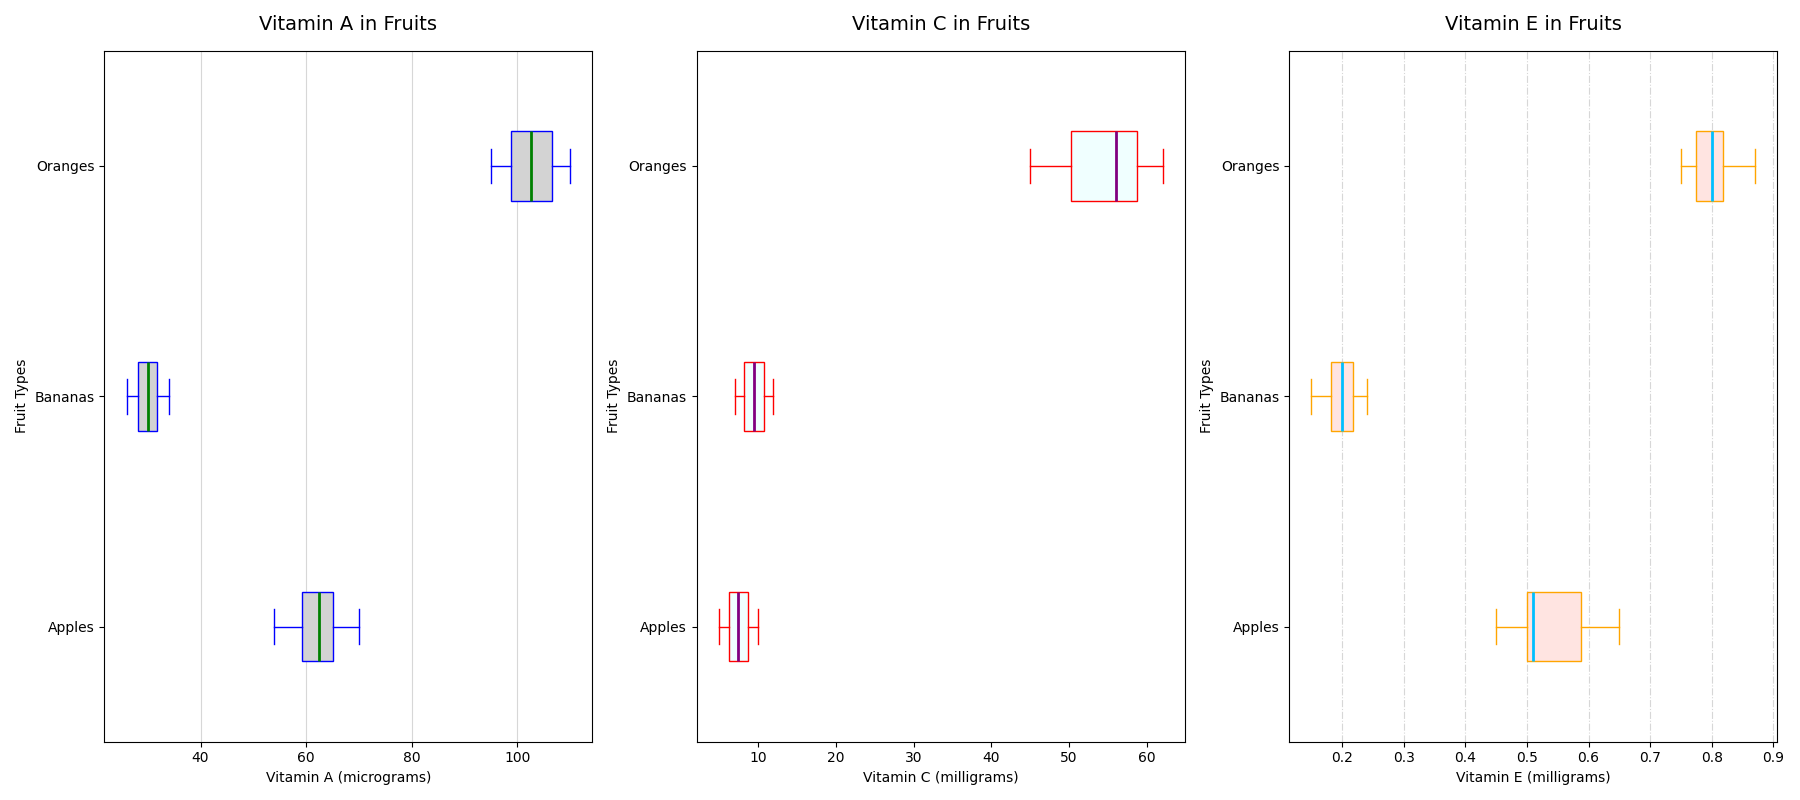

Write the Python code that produced this figure.
import matplotlib.pyplot as plt
import numpy as np

# Data for Vitamin A (in micrograms)
vitamin_a_apples = np.array([54, 60, 63, 65, 59, 70, 65, 62, 55, 66])
vitamin_a_bananas = np.array([30, 28, 32, 31, 29, 33, 27, 26, 34, 30])
vitamin_a_oranges = np.array([98, 102, 110, 95, 105, 107, 103, 109, 101, 98])

# Data for Vitamin C (in milligrams)
vitamin_c_apples = np.array([6, 7, 8, 9, 5, 10, 7, 6, 8, 9])
vitamin_c_bananas = np.array([9, 8, 10, 11, 7, 12, 10, 9, 8, 12])
vitamin_c_oranges = np.array([50, 45, 55, 48, 60, 62, 51, 58, 59, 57])

# Data for Vitamin E (in milligrams)
vitamin_e_apples = np.array([0.5, 0.6, 0.45, 0.5, 0.6, 0.65, 0.55, 0.52, 0.48, 0.50])
vitamin_e_bananas = np.array([0.2, 0.15, 0.18, 0.22, 0.20, 0.19, 0.21, 0.23, 0.24, 0.18])
vitamin_e_oranges = np.array([0.8, 0.75, 0.85, 0.77, 0.80, 0.87, 0.76, 0.82, 0.81, 0.79])

vitamin_data_a = [vitamin_a_apples, vitamin_a_bananas, vitamin_a_oranges]
vitamin_data_c = [vitamin_c_apples, vitamin_c_bananas, vitamin_c_oranges]
vitamin_data_e = [vitamin_e_apples, vitamin_e_bananas, vitamin_e_oranges]

fruit_labels = ['Apples', 'Bananas', 'Oranges']

fig, axs = plt.subplots(1, 3, figsize=(18, 8))

# Vitamin A Distribution
axs[0].boxplot(vitamin_data_a, vert=False, patch_artist=True, labels=fruit_labels, notch=False,
               boxprops=dict(facecolor='skyblue', color='blue'),
               whiskerprops=dict(color='blue'),
               capprops=dict(color='blue'),
               medianprops=dict(color='green', linewidth=2.0))
for patch in axs[0].patches:
    patch.set_facecolor('lightgrey')
axs[0].set_title('Vitamin A in Fruits', fontsize=14, pad=15)
axs[0].set_xlabel('Vitamin A (micrograms)', fontsize=10)
axs[0].set_ylabel('Fruit Types', fontsize=10)
axs[0].grid(True, linestyle='-', linewidth=0.8, alpha=0.5, axis='x')

# Vitamin C Distribution
axs[1].boxplot(vitamin_data_c, vert=False, patch_artist=True, labels=fruit_labels, notch=False,
               boxprops=dict(facecolor='lightpink', color='red'),
               whiskerprops=dict(color='red'),
               capprops=dict(color='red'),
               medianprops=dict(color='purple', linewidth=2.0))
for patch in axs[1].patches:
    patch.set_facecolor('azure')
axs[1].set_title('Vitamin C in Fruits', fontsize=14, pad=15)
axs[1].set_xlabel('Vitamin C (milligrams)', fontsize=10)
axs[1].set_ylabel('Fruit Types', fontsize=10)
axs[1].grid(False)

# Vitamin E Distribution
axs[2].boxplot(vitamin_data_e, vert=False, patch_artist=True, labels=fruit_labels, notch=False,
               boxprops=dict(facecolor='lightyellow', color='orange'),
               whiskerprops=dict(color='orange'),
               capprops=dict(color='orange'),
               medianprops=dict(color='deepskyblue', linewidth=2.0))
for patch in axs[2].patches:
    patch.set_facecolor('mistyrose')
axs[2].set_title('Vitamin E in Fruits', fontsize=14, pad=15)
axs[2].set_xlabel('Vitamin E (milligrams)', fontsize=10)
axs[2].set_ylabel('Fruit Types', fontsize=10)
axs[2].grid(True, linestyle='-.', linewidth=0.8, alpha=0.5, axis='x')

plt.tight_layout()
plt.show()
